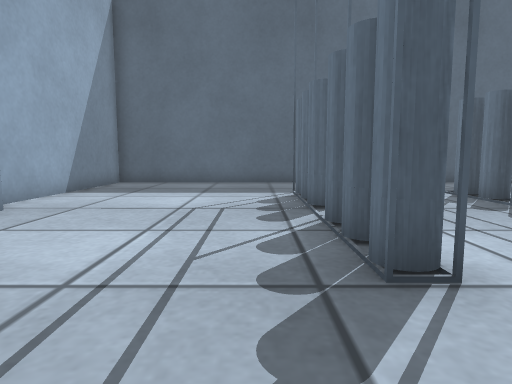
[1] (above)

16 first-person views from a walk through a robot-simulator world made for Gazebo. The camera is 0.5 m above the floor, tilts 6° down and sees 75° across. The floor is counted in squares, 0.5 m on a side. Each view is taken from the middle of a square. On the plan, view 1 faces up. The plan holds only what a view shows up to about 12 squares ahead; the rest is blank.

[2]
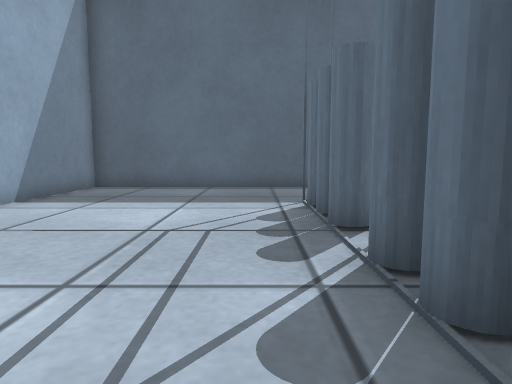

[3]
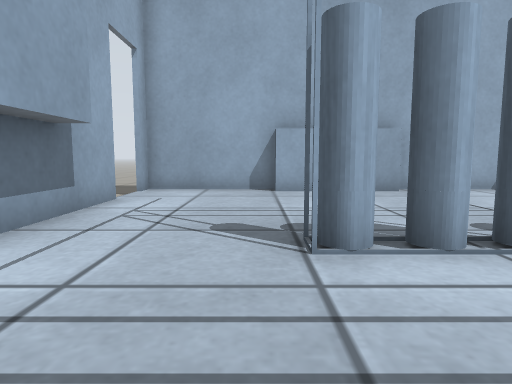

[4]
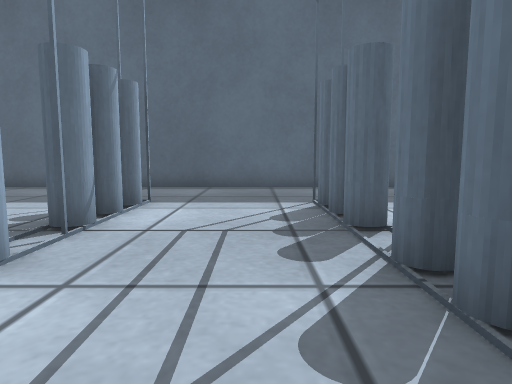

[5]
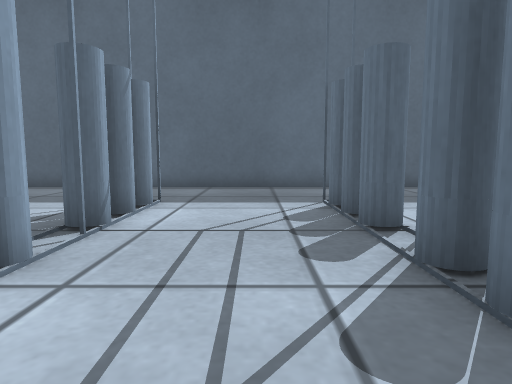

[6]
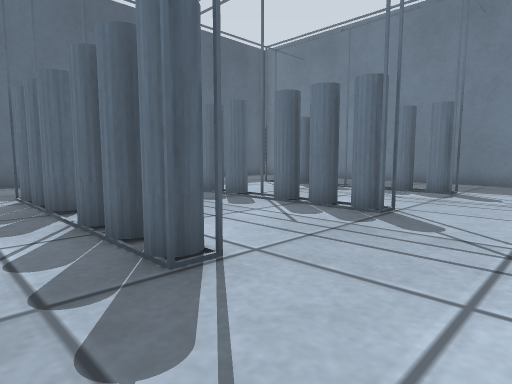

[7]
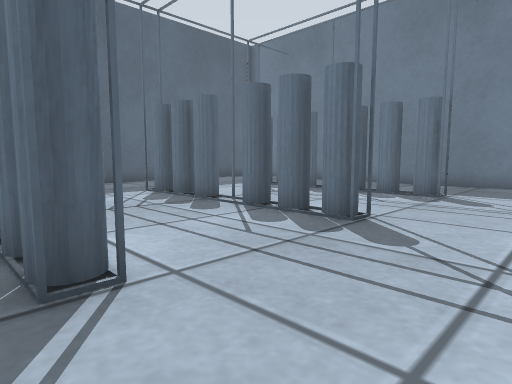

[8]
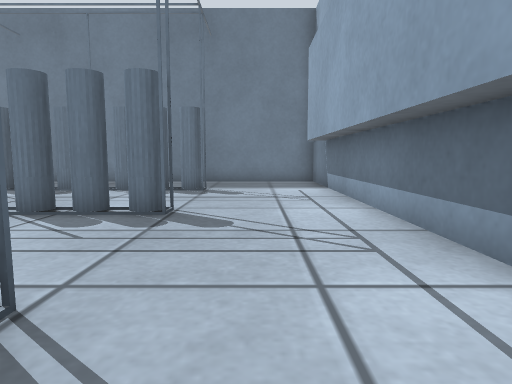

[9]
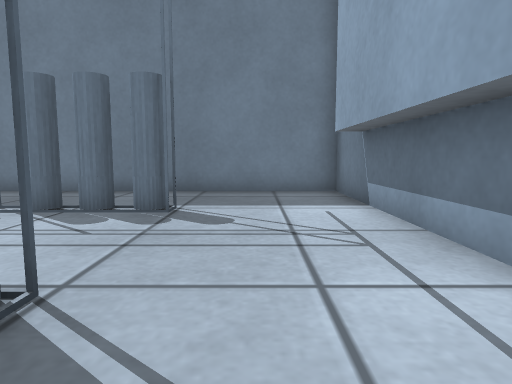

[10]
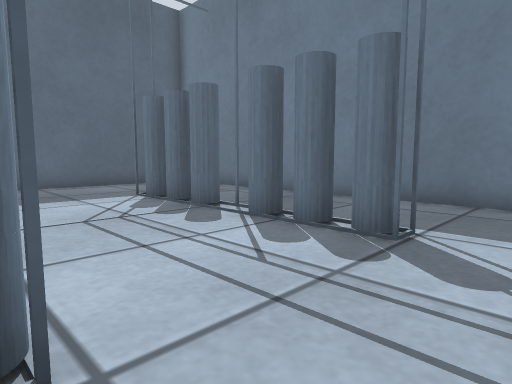

[11]
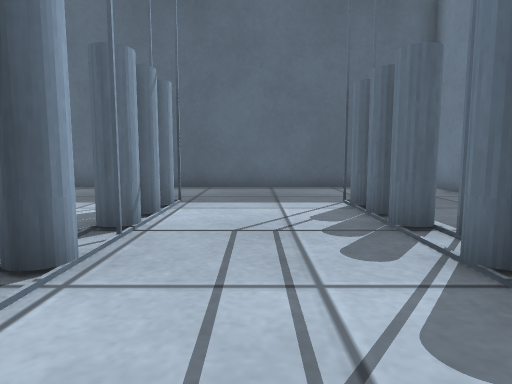

[12]
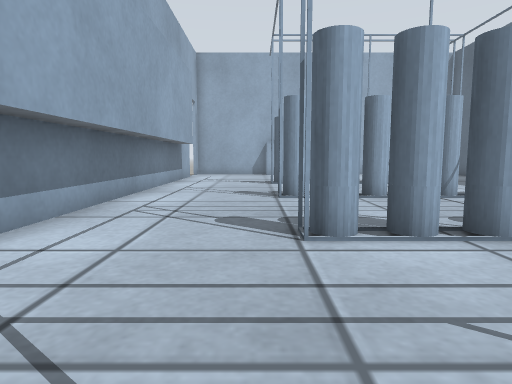

[13]
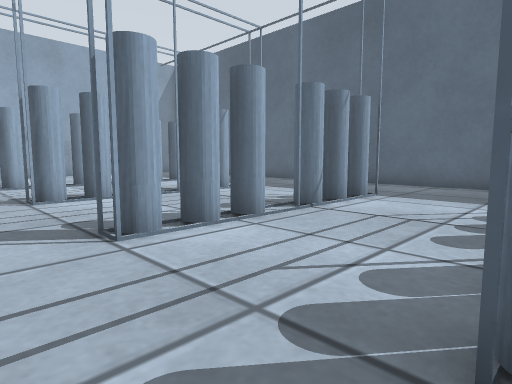

[14]
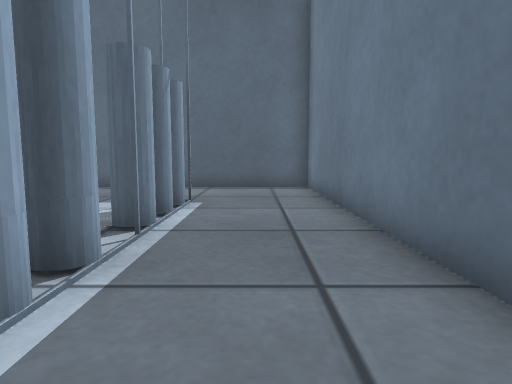

[15]
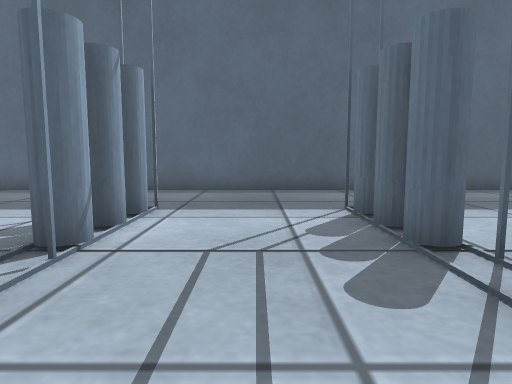

[16]
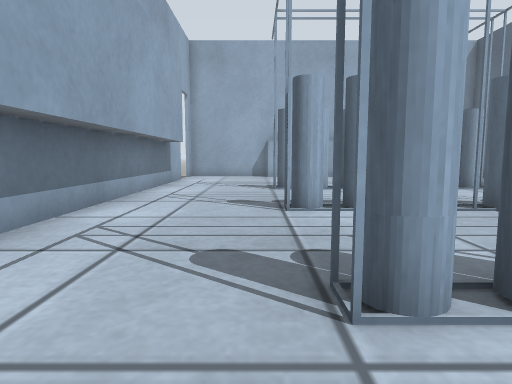

### Floor plan
Key: @ floor where view 1 was taken; # wall or solid block; x gap in a wall; . main floor; - floor 0.1 m lower than the main floor.
Columns run from 5 left of view 1 to 22 right of it. Each row starts with its distance up from view 1.
 13 ############################
 12 #..........................#
 11 #..........................#
 10 #..........................#
  9 #.....#....#...#...#...#...#
  8 #.....x....x...x...#...x...#
  7 #.....x....x...x...#...x...#
  6 #.....#............x...#...#
  5 #.....x....x...x...#...x...#
  4 #.....x....x...x...#...x...#
  3 #.....#....#...#...#...#...#
  2 #..........................#
  1 #..........................#
  0 #....@.....................#
 -1 #..#########################
 -2 -

Positions as (right, up) in squares from view 1, and headings:
1: (0, 0), facing up
2: (0, 2), facing up
3: (5, 2), facing left
4: (4, 2), facing up
5: (8, 2), facing up
6: (8, 0), facing up-right
7: (9, 0), facing up-right
8: (8, 1), facing right
9: (12, 1), facing right
10: (14, 1), facing up-right
11: (16, 2), facing up
12: (14, 2), facing left
13: (14, 1), facing up-left
14: (20, 2), facing up
15: (12, 3), facing up
16: (12, 2), facing left
